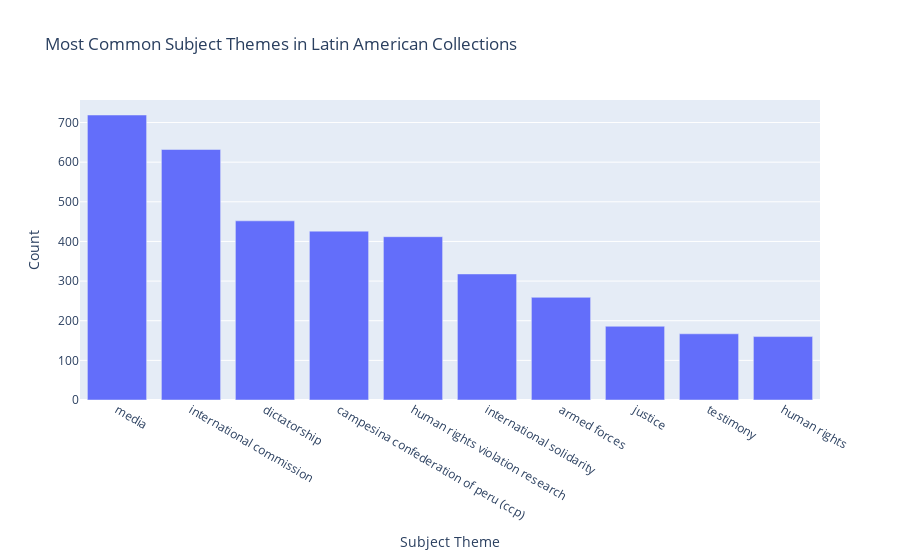

Here is the notebook cell this chart was saved with:
### Markdown cell above
Not super easy to read with Seaborn. Let's try the plotly data visualization library instead!

### Code cell
fig = px.bar(df, x='Subject Theme', y='Count', title='Most Common Subject Themes in Latin American Collections')
fig.show()

### Figure 1 — Plotly figure (JSON) as saved in the notebook; plotly's stock layout.template omitted (floating-point values rounded to 4 significant figures)
{"data": [{"alignmentgroup": "True", "hovertemplate": "Subject Theme=%{x}<br>Count=%{y}<extra></extra>", "legendgroup": "", "marker": {"color": "#636efa", "pattern": {"shape": ""}}, "name": "", "offsetgroup": "", "orientation": "v", "showlegend": false, "textposition": "auto", "type": "bar", "x": ["media", "international commission", "dictatorship", "campesina confederation of peru (ccp)", "human rights violation research", "international solidarity", "armed forces", "justice", "testimony", "human rights"], "xaxis": "x", "y": [719, 632, 452, 426, 412, 318, 259, 186, 167, 160], "yaxis": "y"}], "layout": {"barmode": "relative", "legend": {"tracegroupgap": 0}, "title": {"text": "Most Common Subject Themes in Latin American Collections"}, "xaxis": {"anchor": "y", "domain": [0, 1], "title": {"text": "Subject Theme"}}, "yaxis": {"anchor": "x", "domain": [0, 1], "title": {"text": "Count"}}}}
